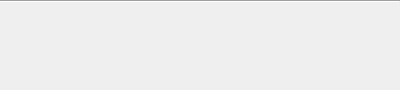
<?xml version="1.0" encoding="UTF-8"?>
<ui version="4.0">
 <class>RibbonTabContent</class>
 <widget class="QWidget" name="RibbonTabContent">
  <property name="geometry">
   <rect>
    <x>0</x>
    <y>0</y>
    <width>400</width>
    <height>90</height>
   </rect>
  </property>
  <property name="windowTitle">
   <string>Form</string>
  </property>
  <layout class="QGridLayout" name="gridLayout">
   <property name="leftMargin">
    <number>0</number>
   </property>
   <property name="topMargin">
    <number>0</number>
   </property>
   <property name="rightMargin">
    <number>0</number>
   </property>
   <property name="bottomMargin">
    <number>0</number>
   </property>
   <property name="spacing">
    <number>0</number>
   </property>
   <item row="0" column="0">
    <widget class="QScrollArea" name="ribbonTabScrollArea">
     <property name="frameShape">
      <enum>QFrame::NoFrame</enum>
     </property>
     <property name="frameShadow">
      <enum>QFrame::Plain</enum>
     </property>
     <property name="lineWidth">
      <number>0</number>
     </property>
     <property name="verticalScrollBarPolicy">
      <enum>Qt::ScrollBarAlwaysOff</enum>
     </property>
     <property name="widgetResizable">
      <bool>true</bool>
     </property>
     <widget class="QWidget" name="ribbonTabScrollAreaContent">
      <property name="geometry">
       <rect>
        <x>0</x>
        <y>0</y>
        <width>400</width>
        <height>90</height>
       </rect>
      </property>
      <layout class="QGridLayout" name="gridLayout_2">
       <property name="leftMargin">
        <number>0</number>
       </property>
       <property name="topMargin">
        <number>0</number>
       </property>
       <property name="rightMargin">
        <number>0</number>
       </property>
       <property name="bottomMargin">
        <number>0</number>
       </property>
       <property name="spacing">
        <number>0</number>
       </property>
       <item row="0" column="0">
        <widget class="Line" name="line1">
         <property name="orientation">
          <enum>Qt::Horizontal</enum>
         </property>
        </widget>
       </item>
       <item row="1" column="0">
        <widget class="QWidget" name="widget" native="true">
         <layout class="QGridLayout" name="gridLayout_3">
          <item row="0" column="1">
           <widget class="QWidget" name="spacer" native="true"/>
          </item>
          <item row="0" column="0">
           <layout class="QHBoxLayout" name="ribbonHorizontalLayout"/>
          </item>
         </layout>
        </widget>
       </item>
      </layout>
     </widget>
    </widget>
   </item>
  </layout>
 </widget>
 <resources/>
 <connections/>
</ui>
